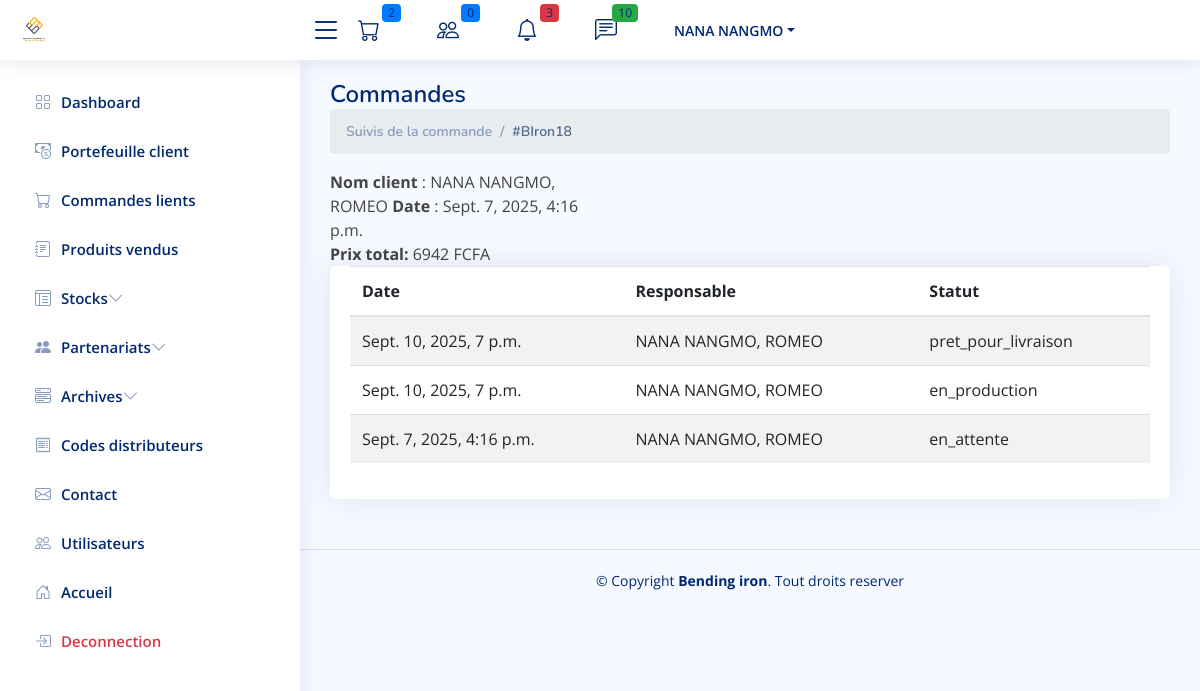
The app's page /cpanel/commandes/18/suivis (signed in), older data.
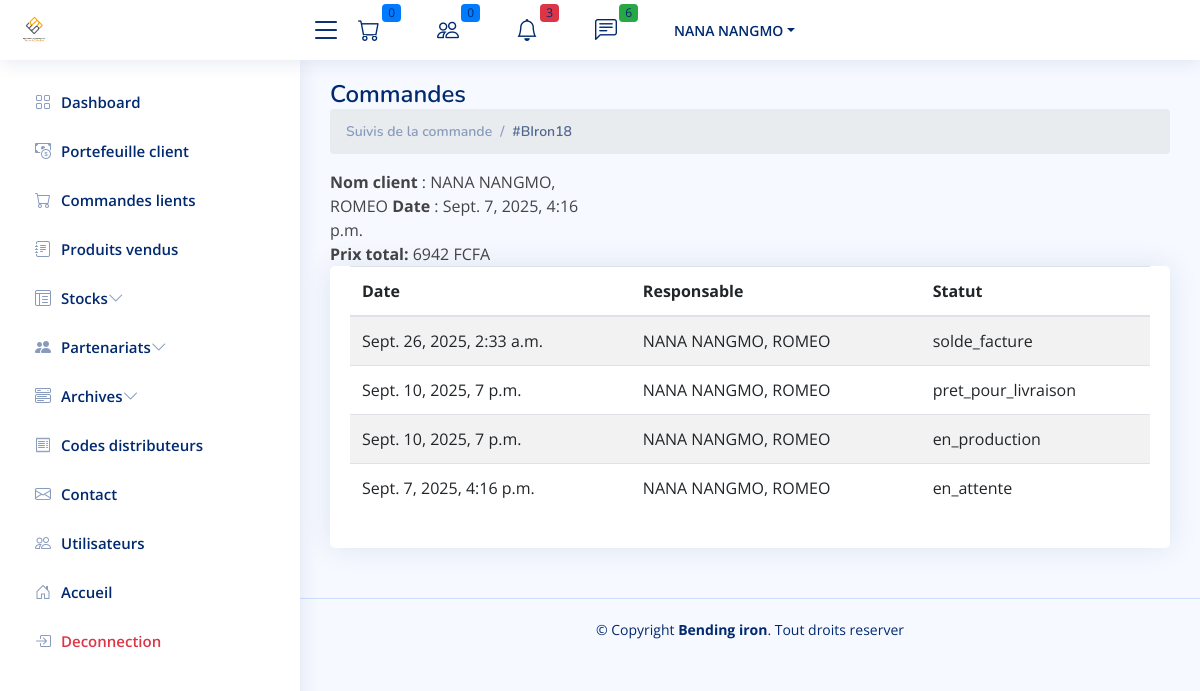
The same page, newer data.
### usesOrders/models.py (models this page shows, shortened)
class Traiment(models.Model):
    order = models.ForeignKey(Order, on_delete=models.CASCADE)
    user = models.ForeignKey(CustomUser, on_delete=models.CASCADE)
    statut = models.CharField(max_length=20, choices=[
        ('en_attente', 'En attente'),
        ('en_production', 'En production'),
        ('pret_pour_livraison', 'Pret pour livraison'),
        ('solde_facture', 'Solde ma facture'),
        ('termine', 'Livraison termine'),
    ], default='en_attente')
    created_at = models.DateTimeField(auto_now_add=True)  # ➕ important pour trier

### auth_app/models.py (models this page shows, shortened)
class CustomUser(AbstractUser):
    phone_number = models.CharField(max_length=200)
    is_partenaire = models.BooleanField(default=0)
    groups = models.ManyToManyField(Group, related_name="customuser_set")
    user_permissions = models.ManyToManyField(Permission, related_name="customuser_set")
    email_verified = models.BooleanField(default=False)
    def __str__(self):
        return f"{self.last_name}, {self.first_name}"

### admin_site/views.py (the view)
# urls.py: path('commandes/<int:order_id>/suivis', suivis_commande, name='order.suivis'),
@user_passes_test(is_admin)
def suivis_commande(request, order_id):
    commande = get_object_or_404(Order, id=order_id)
    traitements = Traiment.objects.filter(order=order_id).order_by('-created_at')
    context = {
        'traitements':traitements,
        'order':commande
    }
    return render(request, 'order/suivis.html',context)

### admin_site/views.py (called while the page is built)
def is_admin(user):
   return user.groups.filter(name='admin').exists() or user.groups.filter(name='superadmin').exists()

### contact/context_processor.py (called while the page is built)
def unread_messages(request):
    pass
    unread_messages =Contact.get_unread_messages()
    return {
        'unread_messages_count': unread_messages.count(),
        'unread_messages': unread_messages,
    }

### contact/models.py (called while the page is built)
    @staticmethod
    def get_unread_messages():
        return Contact.objects.filter(is_read=False).order_by('-created_at').all()

### fer/context_processors.py (called while the page is built)
def seuil_critique_count(request):
    seuil_count = sum(1 for fer in Fer.objects.all() if fer.sueil_atteint)
    return {
        'fer_seuil_critique_count': seuil_count
    }

### fer/models.py (called while the page is built)
    @property
    def longueur_totale(self):
        total = self.mouvement_set.annotate(
            total_longueur=ExpressionWrapper(F('longueur_m') * F('quantite'), output_field=DecimalField())
        ).aggregate(longueur_totale=Sum('total_longueur'))['longueur_totale']
        return total or 0

    @property
    def sueil_atteint(self):
       if self.longueur_totale < self.longueur_critique :
           return True
       else :
           return False

### produits/models.py (called while the page is built)
    @property
    def prix_utile(self):
        return self.prix/12000

### admin_site/templates/order/suivis.html (shortened to what this page needs)
{% extends '../app.html' %}
{% block 'content' %}
{% load static %}
{% load humanize %}
<main id="main" class="main">
    <div class="pagetitle">
        <h1>Commandes</h1>
        <nav>
            <ol class="breadcrumb">
                <li class="breadcrumb-item"><a href="/">Suivis de la commande</a></li>
                <li class="breadcrumb-item active">#BIron{{order.id}}</li>
            </ol>
        </nav>
    </div>
    <section class="section">
        <div class="row">
            <div class="col-md-4">
                <b>Nom client</b> : {{order.user}}
                <b>Date </b>: {{order.created_at}} <br>
                <b>Prix total: </b> {{order.get_prix_total}} FCFA
            </div>
            <div class="col-lg-12">
                <div class="card">
                    <div class="card-body">
                        <table class="table table-striped">
                            <thead class=''>
                                <th>Date</th>
                                <th>Responsable</th>
                                <th>Statut</th>
                            </thead>
                            <tbody>
                                {% for item in traitements %}
                                <tr>
                                    <td>{{item.created_at}}</td>
                                    <td>{{item.user}}
                                    <td>{{item.statut}}</td>
                                </tr>
                                {% endfor %}
                            </tbody>
                        </table>
                    </div>
                </div>
            </div>
        </div>
    </section>
</main>
{%endblock%}

### admin_site/templates/includes/navbar.html (shortened to what this page needs)
{% load static %}
<header id="header" class="header fixed-top d-flex align-items-center">
    <div class="d-flex align-items-center justify-content-between">
        <a href="{% url 'font.index' %}" class="logo d-flex align-items-center">
            <img width="" src="{% static 'front/images/footer-img.png' %}" alt="DFMAC">
        </a>
        <i class="bi bi-list toggle-sidebar-btn"></i>
    </div>
    <nav class="header-nav ms-auto">
        <ul class="d-flex align-items-center">
            <li class="nav-item dropdown">
                <a class="nav-link nav-icon" href="#" data-bs-toggle="dropdown">
                    <i class="bi bi-cart"></i>
                    <span class="badge bg-primary badge-number">{{nb_order}}</span>
                </a>
            </li>
            <li class="nav-item dropdown">
                <a class="nav-link nav-icon" href="#" data-bs-toggle="dropdown">
                    <i class="bi bi-people"></i>
                    <span class="badge bg-primary badge-number">{{nb_order_partenaire}}</span>
                </a>
            </li>
            <li class="nav-item dropdown">
                <a class="nav-link nav-icon" href="#" data-bs-toggle="dropdown">
                    <i class="bi bi-bell"></i>
                    <span class="badge bg-danger badge-number">{{ fer_seuil_critique_count }}</span>
                </a>
            </li>
            <li class="nav-item dropdown">
                <a class="nav-link nav-icon" href="#" data-bs-toggle="dropdown">
                    <i class="bi bi-chat-left-text"></i>
                    <span class="badge bg-success badge-number">{{ unread_messages_count }}</span>
                </a>
            </li>
            <li class="nav-item dropdown pe-3">
                {% if user.is_authenticated %}
                <a class="nav-link nav-profile d-flex align-items-center pe-0" href="#" data-bs-toggle="dropdown">
                    <span class="d-none d-md-block dropdown-toggle ps-2">{{user.last_name}}</span>
                </a>
                {%endif%}
            </li>
        </ul>
    </nav>
</header>

Row changes from the older to the newer data that the page shows:
added Traiment: created_at "Sept. 26, 2025, 2:33 a.m.", user "NANA NANGMO, ROMEO", statut "solde_facture"
Text that changed along with them:
{{ nb_order }}: "2" → "0"
{{ unread_messages_count }}: "10" → "6"
